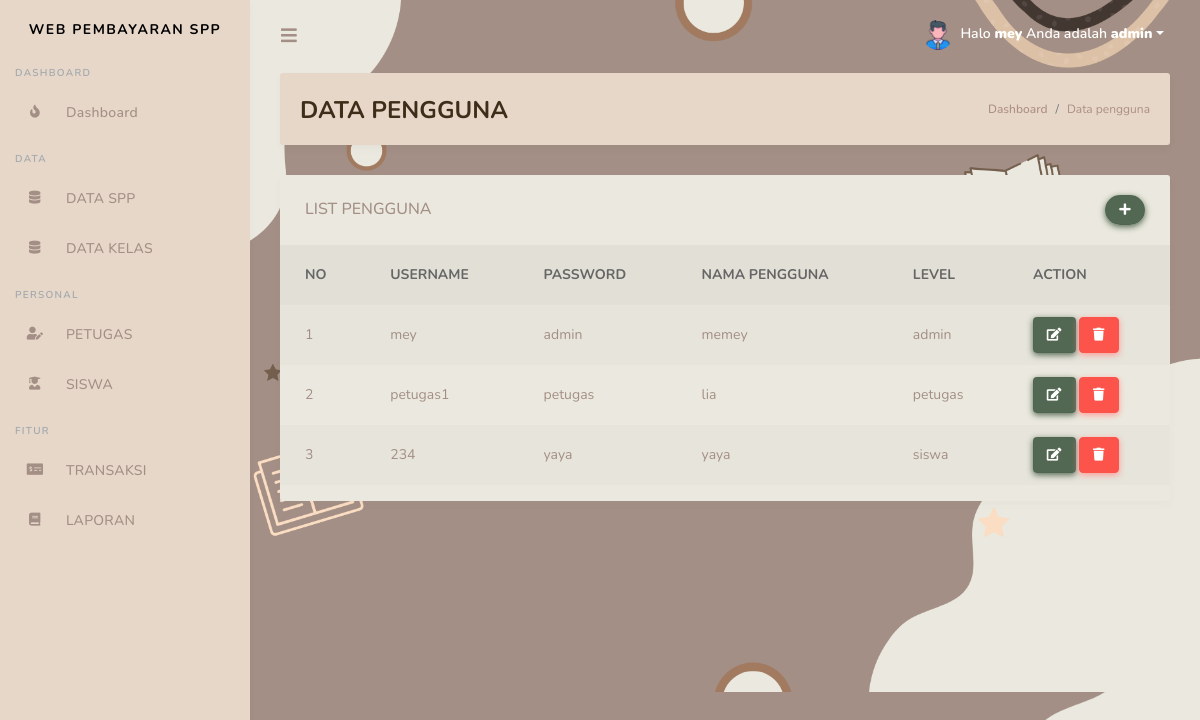
Page /petugas.php (signed in) on the committed database.
### tables this page shows
CREATE TABLE `petugas` (
  `id_petugas` int(11) NOT NULL,
  `username` varchar(25) NOT NULL,
  `password` varchar(32) NOT NULL,
  `nama_petugas` varchar(35) NOT NULL,
  `level` enum('admin','petugas','siswa') NOT NULL
);

### petugas.php (the view, shortened to what this page needs)
<!DOCTYPE html>
<html>
  <head>
  </head>
<body>
	<?php
  include ('tampilan/header.php');
  include ('tampilan/sidebar.php');
?>
   <div class="main-content bg-primary" style="background-image: url(assets/back12.png); background-repeat: no-repeat; background-size:cover;">
 <body style="background-image: url(assets/back12.png); background-repeat: no-repeat; background-size:cover;">
        <section class="section">
          <div class="section-header">
            <h1>DATA PENGGUNA</h1>
            <div class="section-header-breadcrumb">
              <div class="breadcrumb-item active"><a href="#">Dashboard</a></div>
              <div class="breadcrumb-item text-primary">Data pengguna</div>
            </div>
          </div>
            <div class="row">
              <div class="col-12">
                <div class="card">
                  <div class="card-header">
                    <h4>LIST PENGGUNA</h4>
                    <div class="card-header-form">
                      <form>
                          <div class="input-group-btn">
                            <a href="tambah_petugas.php" class="btn btn-primary"><i class="fas fa-plus"></i></a>
                        </div>
                      </form>
                    </div>
                  </div>
                  <div class="card-body p-0">
                    <div class="table-responsive">
                      <table class="table table-striped">
                       <thead>
                          <tr>
                          <th>NO</th>
                          <th>USERNAME</th>
                          <th>PASSWORD</th>
                          <th>NAMA PENGGUNA</th>
                          <th>LEVEL</th>
                          <th>ACTION</th>
                        </tr>
                        </thead>
                         <tbody>
                           <?php
                              $query = "SELECT * FROM petugas ORDER BY id_petugas ASC";
                              $result = mysqli_query($koneksi, $query);
                              $no = 1;
                              while($row = mysqli_fetch_assoc($result))
                              {
                              ?>
                        <tr>
                          <td><?php echo $no; ?></td>
                          <td><?php echo $row['username']; ?></td>
                           <td><?php echo $row['password']; ?></td>
                            <td><?php echo $row['nama_petugas']; ?></td>
                             <td><?php echo $row['level']; ?></td>
                          <td>
                          <a href="edit_petugas.php?id=<?php echo $row['id_petugas']; ?>"class="btn btn-primary"><i class="fas fa-edit"></i></a>
                          <a href="proses_hapuspetugas.php?id=<?php echo $row['id_petugas']; ?>" class="btn btn-danger" onClick="return confirm('Anda yakin akan menghapus data ini?')"><i class="fas fa-trash"></i></a>
                          </td>
                        </tr>
                         <?php
                           $no++;
                           }
                         ?>
                         </tbody>
                      </table>
                    </div>
                  </div>
                </div>
              </div>
            </div>
        </section>
      </div>
    </div>
  </div>
</body>
</html>

### rows in the picture
petugas: username "mey", password "admin", nama_petugas "memey", level "admin"
petugas: username "petugas1", password "petugas", nama_petugas "lia", level "petugas"
petugas: username "234", password "yaya", nama_petugas "yaya", level "siswa"

### other values in the picture
$_SESSION['username'] "mey"
$_SESSION['level'] "admin"
